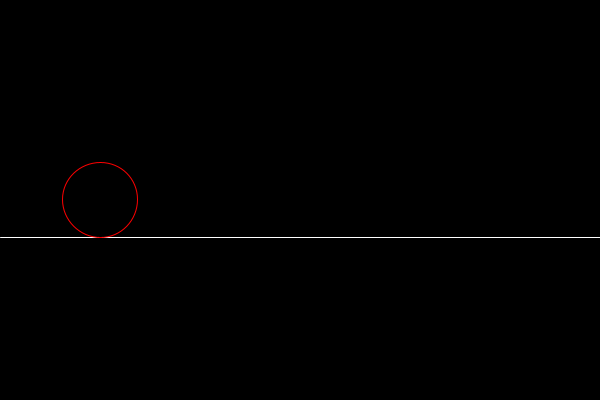
Frame 1 (no input)
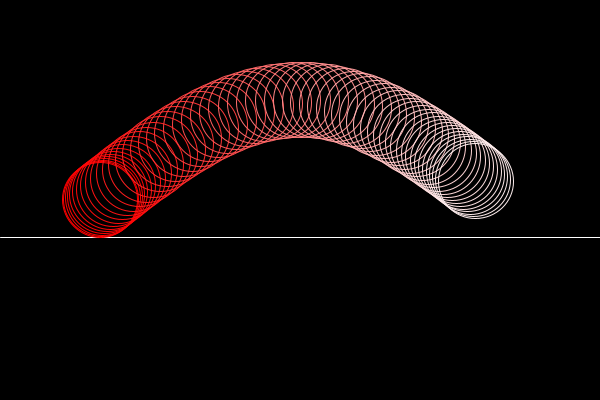
Frame 60 (the mouse pressed at the canvas centre just before this capture)
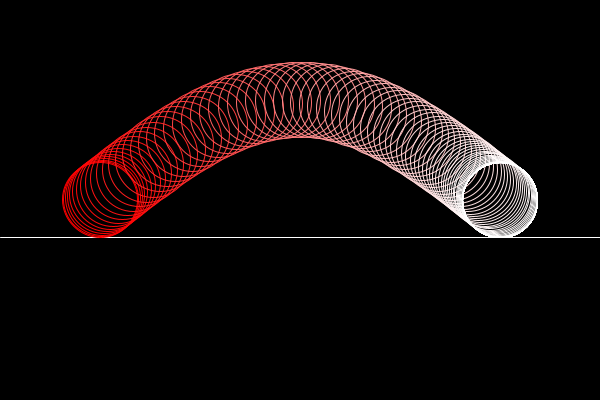
Frame 120 (the mouse held since frame 60 and released just before this capture)

The Processing sketch that drew these frames (run headless with seeded random() and noise(); from frame 60 on, the mouse is pressed at the canvas centre):

// Processing sketch: bell6
// ── bell6.pde
void setup() {
   size(600, 400);
   background(0);
   noFill();
   stroke(255);
   line(0, 237, 600, 237);
}   

void draw() {
   float percent = map(frameCount, 0, 75, 0, 1);
   float v = exp(-4*percent*percent);
   v = map(v, 1, exp(-4), 1, 0);
   if (frameCount > 75) v = 0;
   float w = 1-v;
   float centerx = lerp(100, 500, w);
   float centery = lerp(200, 100, sin(w * radians(180)));
   stroke(255, 255*w, 255*w);
   ellipse(centerx, centery, 75, 75);
}
